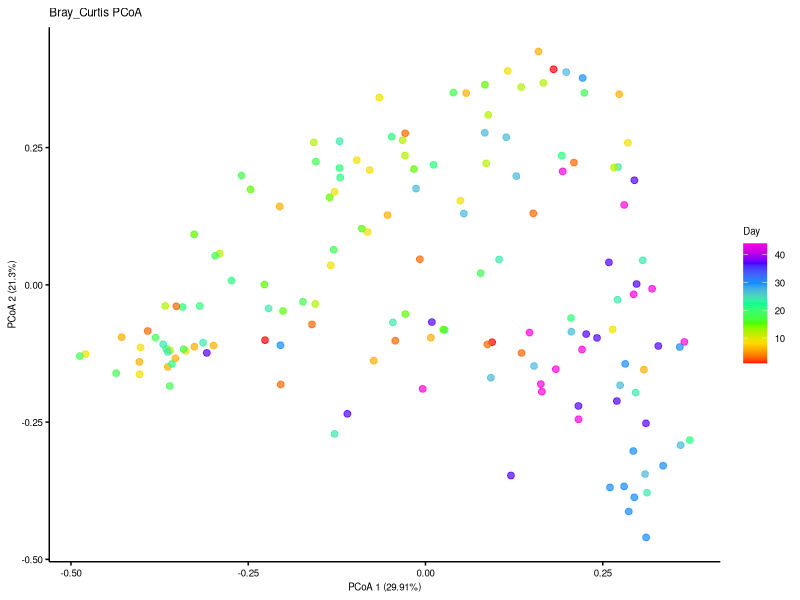
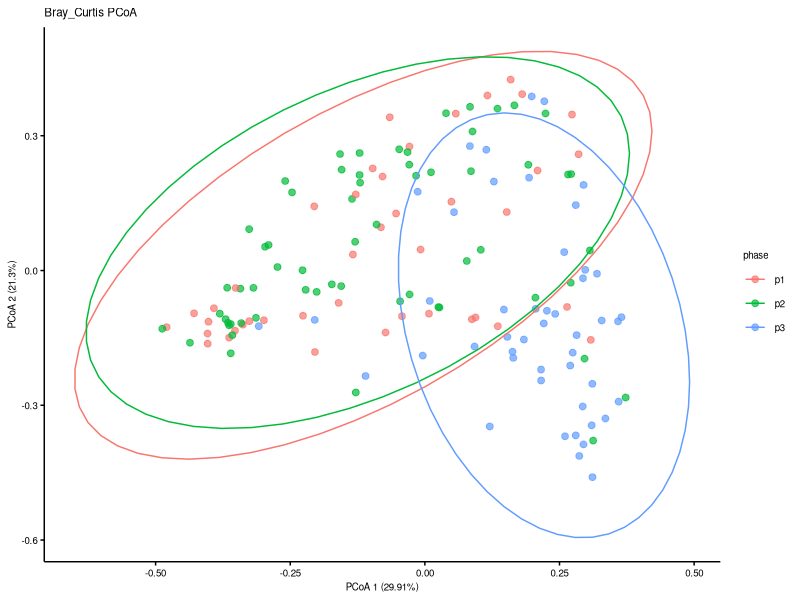
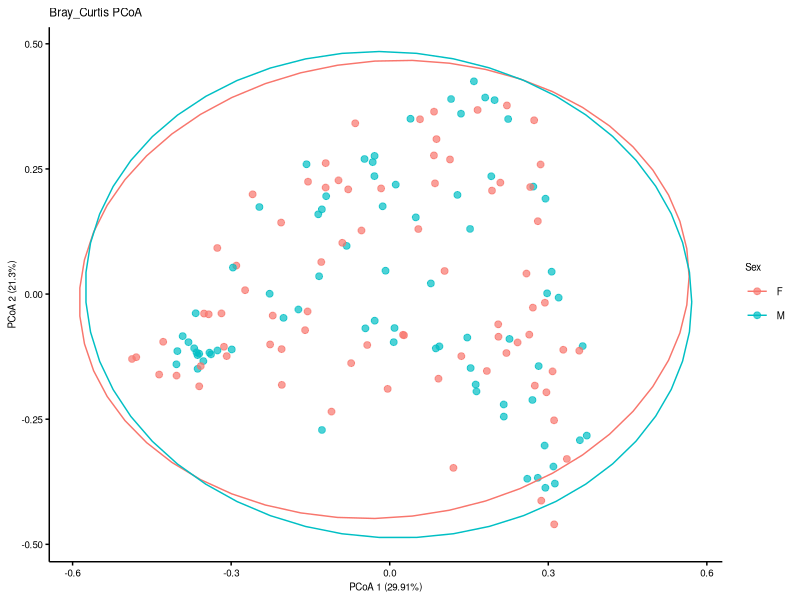
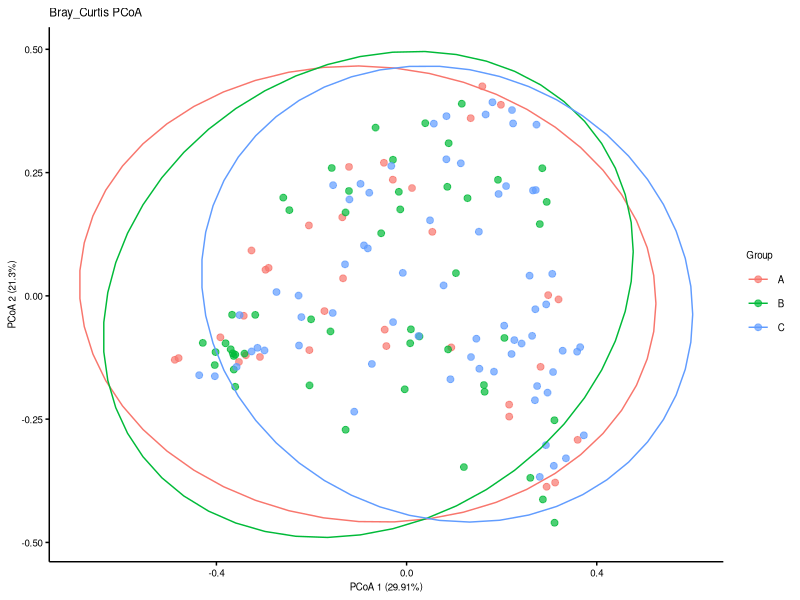
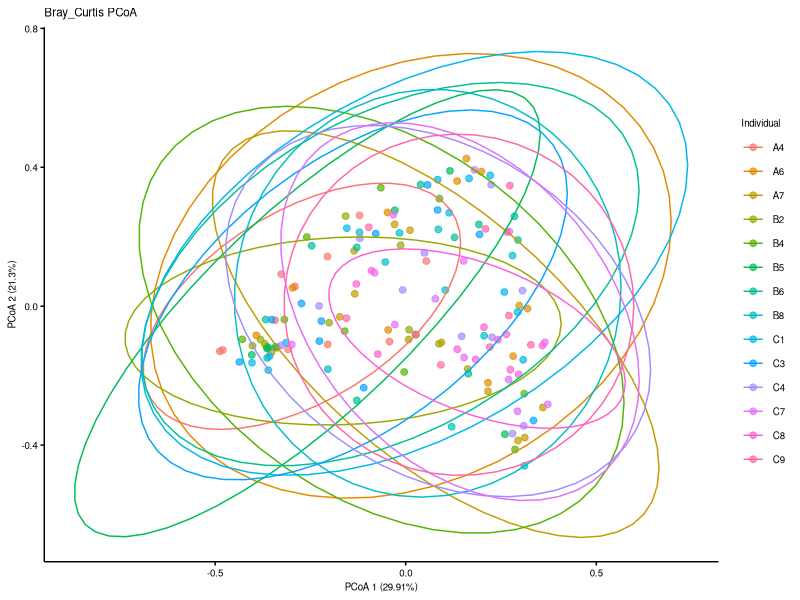

Write R code to recreate these figures, in order.
# Ying Zhu, so_zy2003@126.com
# 2021-07


# clean enviroment object
rm(list=ls()) 

# load related packages
library("ggplot2") 
library("vegan")

# Set ggplot2 drawing parameter
main_theme = theme(panel.background=element_blank(),
                   panel.grid=element_blank(),
                   axis.line.x=element_line(size=.5, colour="black"),
                   axis.line.y=element_line(size=.5, colour="black"),
                   axis.ticks=element_line(color="black"),
                   axis.text=element_text(color="black", size=7),
                   legend.position="right",
                   legend.background=element_blank(),
                   legend.key=element_blank(),
                   legend.text= element_text(size=7),
                   text=element_text(family="sans", size=7))

# Design of experiment
design = read.table("metadata.txt", header=T, row.names= 1, sep="\t") 

design$phase <- design$Day

design$phase[design$Day<12] <- "p1"
design$phase[design$Day%in%c(12,15,18,21,24)] <- "p2"
design$phase[design$Day>24] <- "p3"

design$Day2 <- factor(design$Day2, 
                      levels = c("d1", "d3","d6", "d9", "d12", "d15", 
                                 "d18", "d21", "d24","d27", "d30", "d37", "d44"))

#  PCoA bray_curtis
bray_curtis = read.table("bray_curtis.txt", sep="\t", header=T, check.names=F)

rownames(bray_curtis)=bray_curtis$bray_curtis
bray_curtis=bray_curtis[,-1]
bray_curtis = bray_curtis[rownames(design), rownames(design)] 

# subset and reorder distance matrix

#  Classical multidimensional scaling (MDS) of a data matrix. Also known as principal coordinates analysis
pcoa = cmdscale(bray_curtis, k=4, eig=T) # k is dimension, 3 is recommended; eig is eigenvalues
points = as.data.frame(pcoa$points) # get coordinate string, format to dataframme
colnames(points) = c("x", "y", "z","a") 
eig = pcoa$eig


points = cbind(points, design[match(rownames(points), rownames(design)), ])



# age effect
# plot PCo 1 and 2
p = ggplot(points, aes(x=x, y=y, color=Day))
p = p + geom_point(alpha=.7, size=2) +
  labs(x=paste("PCoA 1 (", format(100 * eig[1] / sum(eig), digits=4), "%)", sep=""),
       y=paste("PCoA 2 (", format(100 * eig[2] / sum(eig), digits=4), "%)", sep=""),
       title="Bray_Curtis PCoA") + main_theme
q= p + scale_color_gradientn(colours=rainbow(7))
 beta_pcoa_day_bray_curtis1v2 <- q
 beta_pcoa_day_bray_curtis1v2
# ggsave("beta_pcoa_day_bray_curtis1v2_20210607.pdf", beta_pcoa_day_bray_curtis1v2, width = 4, height = 2.5)



# plot PCo 1 and 3
p = ggplot(points, aes(x=x, y=z,  color=Day))
p = p + geom_point(alpha=.7, size=2) +
  scale_color_gradientn(colours=rainbow(7)) +
  labs(x=paste("PCoA 1 (", format(100 * eig[1] / sum(eig), digits=4), "%)", sep=""),
       y=paste("PCoA 3 (", format(100 * eig[3] / sum(eig), digits=4), "%)", sep=""),
       title="bray_curtis PCoA") + main_theme


# environment effects
# three stages
p = ggplot(points, aes(x=x, y=y, color=phase))
p = p + geom_point(alpha=.7, size=2) +
  labs(x=paste("PCoA 1 (", format(100 * eig[1] / sum(eig), digits=4), "%)", sep=""),
       y=paste("PCoA 2 (", format(100 * eig[2] / sum(eig), digits=4), "%)", sep=""),
       title="Bray_Curtis PCoA") + main_theme+stat_ellipse(level=0.95)
 beta_pcoa_phase_bray_curtis1v2 <-p
 beta_pcoa_phase_bray_curtis1v2
# ggsave("beta_pcoa_phase_bray_curtis1v2_20210607.pdf", beta_pcoa_phase_bray_curtis1v2, width = 4, height = 2.5)

# sex effect
 p = ggplot(points, aes(x=x, y=y, color=Sex))
 p = p + geom_point(alpha=.7, size=2) +
   labs(x=paste("PCoA 1 (", format(100 * eig[1] / sum(eig), digits=4), "%)", sep=""),
        y=paste("PCoA 2 (", format(100 * eig[2] / sum(eig), digits=4), "%)", sep=""),
        title="Bray_Curtis PCoA") + main_theme+stat_ellipse(level=0.95)
p

 # family group
 p = ggplot(points, aes(x=x, y=y, color=Group))
 p = p + geom_point(alpha=.7, size=2) +
   labs(x=paste("PCoA 1 (", format(100 * eig[1] / sum(eig), digits=4), "%)", sep=""),
        y=paste("PCoA 2 (", format(100 * eig[2] / sum(eig), digits=4), "%)", sep=""),
        title="Bray_Curtis PCoA") + main_theme+stat_ellipse(level=0.95)
p
 
 # individual ID
 p = ggplot(points, aes(x=x, y=y, color=Individual))
 p = p + geom_point(alpha=.7, size=2) +
   labs(x=paste("PCoA 1 (", format(100 * eig[1] / sum(eig), digits=4), "%)", sep=""),
        y=paste("PCoA 2 (", format(100 * eig[2] / sum(eig), digits=4), "%)", sep=""),
        title="Bray_Curtis PCoA") + main_theme+stat_ellipse(level=0.95)
 
 p
# according to the above plot, we only include age and stages in the model
# Permutational Multivariate Analysis of Variance Using Distance Matrices (PERMANOVA)
# three stages
adonis_day2 <- adonis(bray_curtis~design$phase+design$Day2,
                      permutations = 999)
#day2,stage, Individual都显著
adonis_day2$aov.tab







